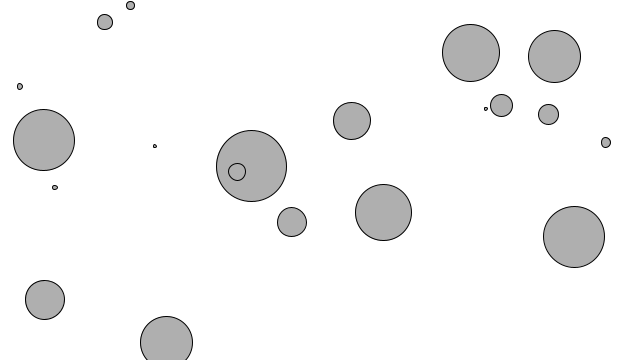
Frame 1 (no input)
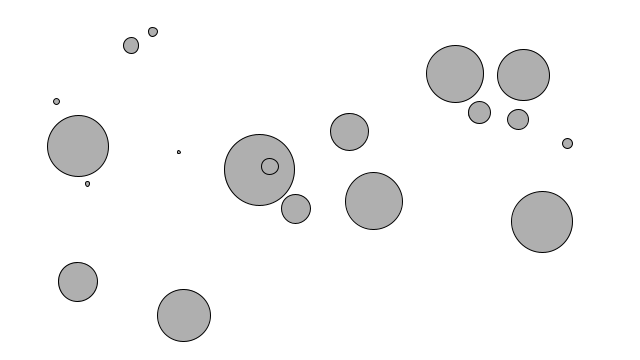
Frame 60 (the mouse pressed at the canvas centre just before this capture)
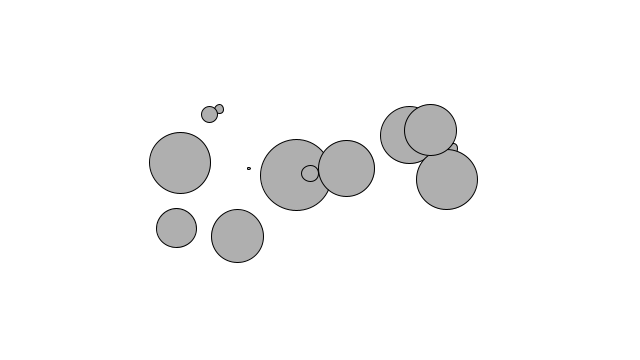
Frame 120 (the mouse held since frame 60 and released just before this capture)

The Processing sketch that drew these frames (run headless with seeded random() and noise(); from frame 60 on, the mouse is pressed at the canvas centre):

// Processing sketch: gravitational_force
// ── gravitational_force.pde
final class Mover {
  
  public PVector location;
  public PVector velocity;
  public PVector acceleration;
  public float mass;
  public float coef;
  
  public Mover(float mass, float x, float y) {
    this.location = new PVector(x, y);
    this.velocity = new PVector(0, 0);
    this.acceleration = new PVector(0, 0);
    this.mass = mass;
    this.coef = 0.4;
  }
  
  public void applyForce(PVector force) {
    PVector forceAdjusted = PVector.div(force, mass);
    this.acceleration.add(forceAdjusted);  
  }
  
  public void update() {
    this.velocity.add(this.acceleration);
    this.location.add(this.velocity);
    this.acceleration.mult(0);
  }
  
  public void display() {
    stroke(0);
    fill(175);
    ellipse(this.location.x, this.location.y, this.mass*16, this.mass*16);
  }
  
  public void checkEdges() {
    if (this.location.x > width) {
      this.location.x = 0;
    } else if (this.location.x < 0) {
      this.location.x = width;
    }
    
    if (this.location.y > height) {
      this.location.y = 0;
    } else if (this.location.y < 0) {
      this.location.y = height;
    }
  }
  
  public PVector attract(Mover mover) {
    PVector force = PVector.sub(this.location, mover.location);
    float distance = force.mag();
    distance = constrain(distance, 5.0, 25.0);
    force.normalize();
    float strength = (this.coef * this.mass * mover.mass) / (distance * distance);
    force.mult(strength);
    return force;
  }
}


Mover[] movers = new Mover[20];


void setup() {
  size(640, 360);
  for (int i = 0; i < movers.length; i++) {
    movers[i] = new Mover(random(0.1, 5.0), random(width), random(height));
  }
}


void draw() {
  background(255);
  for (int i = 0; i < movers.length; i++) {
    for (int j = 0; j < movers.length; j++) {
      PVector force = movers[j].attract(movers[i]);
      movers[i].applyForce(force);
    }
    movers[i].update();
    movers[i].checkEdges();
    movers[i].display(); 
  }
}
